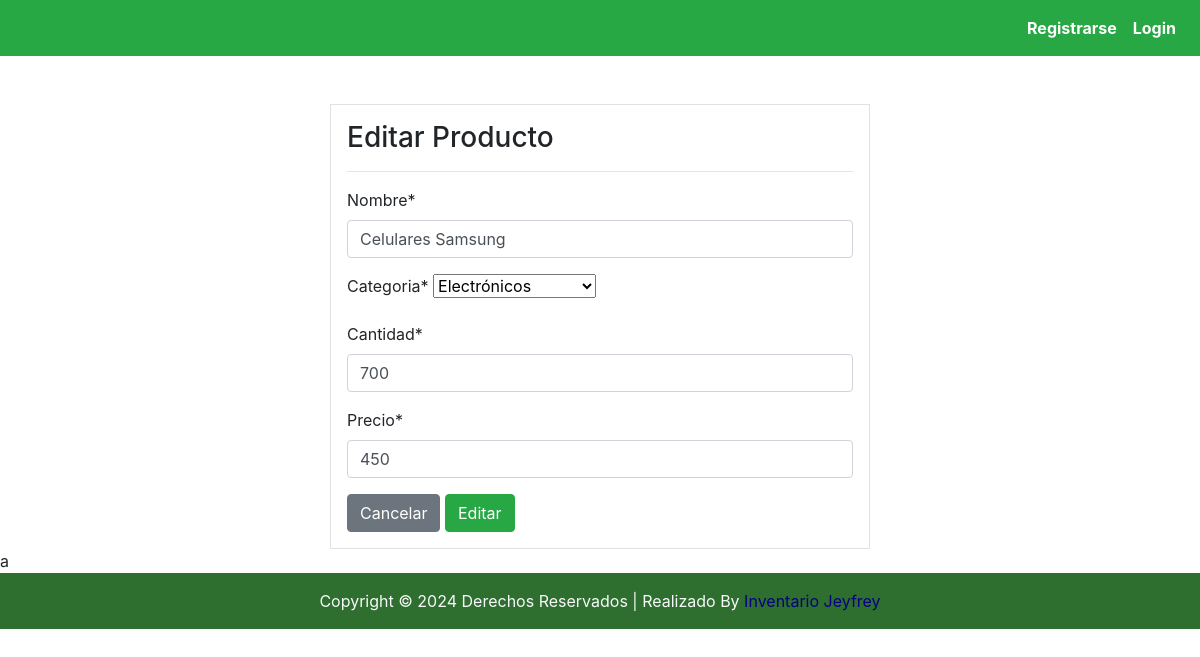
The page /producto/actualizar/2/ on the database its author committed.
### dashboard/models.py (models this page shows, shortened)
class Producto(models.Model):
    nombre= models.CharField(max_length=100)
    categoria= models.CharField(max_length=100, choices=CATEGORIA, null= True)
    cantidad=models.PositiveIntegerField(null=True)
    precio= models.PositiveIntegerField(null=True)

### dashboard/views.py (the view)
# urls.py: path('producto/actualizar/<int:pk>/', views.actualizar_producto, name='actualizar_producto')
def actualizar_producto(request, pk):
    producto = Producto.objects.get(id = pk)
    if request.method == 'POST':
        form = FormularioProducto(request.POST, instance=producto) #Se pasa la instancia para que se edite lo que ya existe en
        if form.is_valid():  #si los datos del formulario son validos
            form.save()
            messages.success(request, "Producto actualizado correctamente!")
            return redirect('productos')
    else:
        form = FormularioProducto(instance=producto)
    context = {
        'form': form,
    }
    return render(request, "dashboard/actualizar_producto.html", context)

### dashboard/forms.py
class FormularioProducto(forms.ModelForm):
    class Meta:
        model = Producto  # Establecemos la clase de modelo al que nos referimos
        fields = ['nombre', 'categoria','cantidad', 'precio']

### templates/dashboard/actualizar_producto.html (shortened to what this page needs)
{% extends 'partials/base.html' %}
{% load static %}
{% load crispy_forms_tags %}
{% block contenido %}
<div class="container" >
    <div class="row mt-5">
        <div class="col-md-6 offset-md-3">
            <div class="border bg-white p-3">
                <h3>Editar Producto</h3>
                <hr>
                <form method="post">
                    {{ form| crispy }}
                <a class="btn btn-secondary" href="{% url 'productos' %}">Cancelar</a>
                <input class="btn btn-success" type="submit" value="Editar">
                </form>
            </div>
        </div>
    </div>
</div>
{% endblock contenido %}

### rows shown on the page
Producto: nombre "Celulares Samsung", categoria "Electrónicos", cantidad "700", precio "450"
